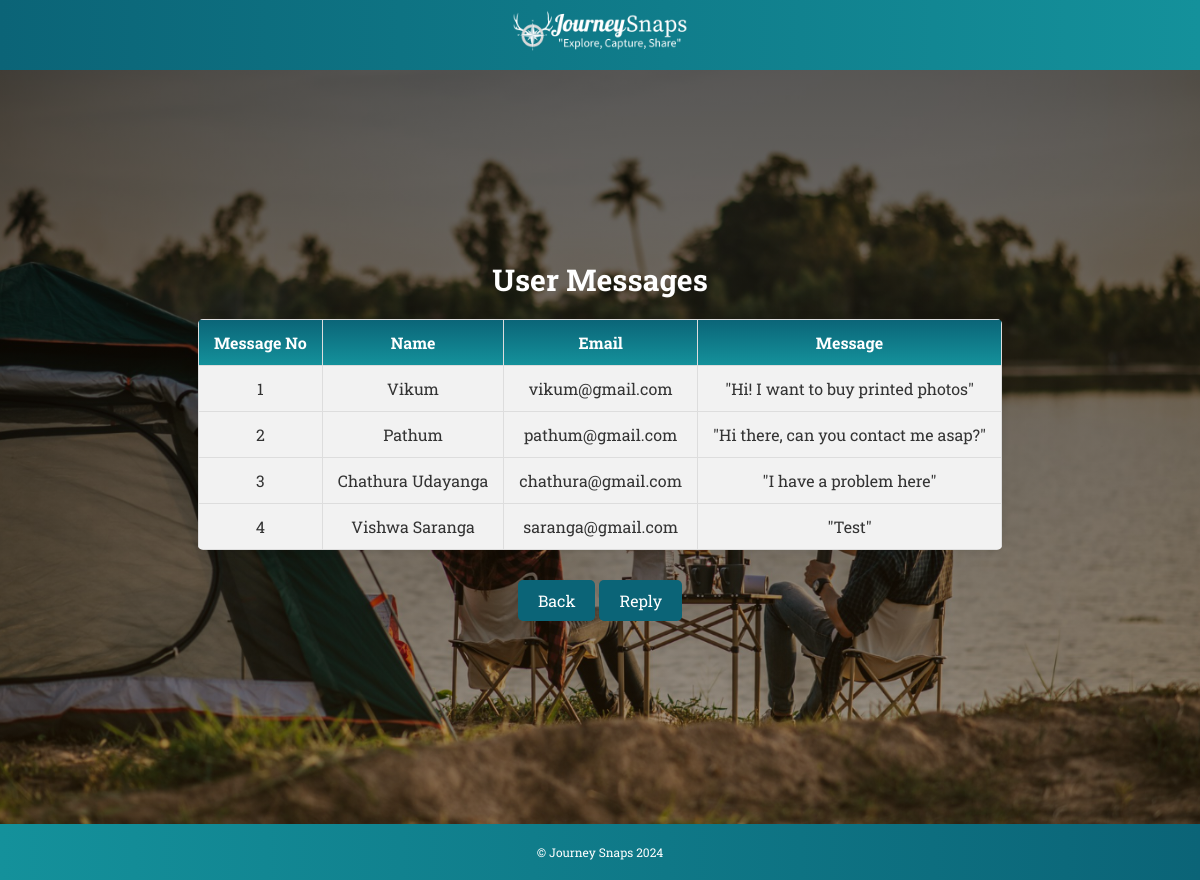
The app's page /Admin/messages.php with its own data.
### tables this page shows
CREATE TABLE `msg` (
  `msgId` int(5) NOT NULL,
  `name` varchar(30) NOT NULL,
  `email` varchar(30) NOT NULL,
  `message` varchar(200) NOT NULL
);

### Admin/messages.php (the view, shortened to what this page needs)
<!DOCTYPE html>
<html lang="en">
<head>
    <link rel="stylesheet" href="Styles/admin.css">
</head>
<body>
    <nav>
        <a href="../index.php">
            <img src="../Images/Logo White.png" alt="Logo">
        </a>
    </nav>
    <main>
        <section class="adminPage">
            <div >
                <h2>User Messages</h2>
                <table class="table">
                    <thead>
                        <tr>
                            <th class="text-center">Message No</th>
                            <th class="text-center">Name</th>
                            <th class="text-center">Email</th>
                            <th class="text-center">Message</th>
                        </tr>
                    </thead>
                    <?php
                        include_once "Model/connection.php";
                        $sql="SELECT * from msg";
                        $result=$conn-> query($sql);
                        $count=1;
                        if ($result-> num_rows > 0){
                            while ($row=$result-> fetch_assoc()) {
                    ?>
                        <tr>
                            <td><?=$count?></td>
                            <td><?=$row["name"]?></td>
                            <td><?=$row["email"]?>
                            </td>
                            <td>"<?=$row["message"]?>"</td>
                        </tr>
                    <?php
                        $count=$count+1;
                        }
                        }
                    ?>
                </table>
            </div>
            <div>
                <button onclick="location.href='adminPage.php'">Back</button>
                <div class="tooltip">
                    <a href="https://mail.google.com/" target="_blank">
                        <button>Reply</button>
                    </a>
                </div>
            </div>
        </section>
    </main>
    <footer>
        <p>&copy; Journey Snaps 2024</p>
    </footer>
</body>
</html>

### Admin/Styles/admin.css (style rules this page uses)
body { background-image: linear-gradient(rgba(0, 0, 0, 0.671), rgba(63, 34, 4, 0.377)), url('../../Images/About.jpg'); background-size: cover; background-repeat: no-repeat; background-position: center; height: auto; margin: 0; padding: 0; }
* { margin: 0; padding: 0; list-style: none; text-decoration: none; box-sizing: border-box; font-family: "Roboto Slab", system-ui; }
nav { height: 70px; background: linear-gradient(to right, #0B6477, #14919B); position: fixed; top: 0; width: 100%; z-index: 1000; display: flex; justify-content: center; align-items: center; padding: 0 20px; }
nav img { width: 200px; cursor: pointer; transition: transform 0.15s ease-in-out; }
.adminPage { margin-top: 40px; margin-bottom: 40px; display: flex; flex-direction: column; justify-content: center; align-items: center; padding: 50px; min-height: 100vh; text-align: center; color: #ddd; }
.adminPage h2 { font-size: 2.5em; margin-bottom: 15px; color: white; }
.adminPage button { padding: 10px 20px; font-size: 1em; background-color: #0B6477; color: white; border: none; cursor: pointer; border-radius: 5px; margin-top: 10px; }
footer { background: linear-gradient(to left, #0B6477, #14919B); font-size: 12px; color: #fff; text-align: center; padding: 20px; position: fixed; bottom: 0; width: 100%; }
.table { width: 100%; border-collapse: collapse; font-family: Arial, sans-serif; margin: 20px 0; box-shadow: 0 0 10px rgba(0, 0, 0, 0.1); }
.table thead { background: linear-gradient(#0B6477, #14919B); color: #fff; }
.table th, .table td { padding: 12px 15px; text-align: center; border: 1px solid #ddd; }
.table tbody tr { background-color: #f2f2f2; }
.table th { font-weight: bold; }
.table td { color: #333; }
.table th, .table td { text-align: center; }
.table { border-radius: 5px; overflow: hidden; }
.tooltip { position: relative; display: inline-block; }
.adminPage h2 { text-align: center; margin-bottom: 20px; color: #ffffff; font-size: 30px; }

### records on screen
msg: name "Vikum", email "vikum@gmail.com", message "Hi! I want to buy printed photos"
msg: name "Pathum", email "pathum@gmail.com", message "Hi there, can you contact me asap?"
msg: name "Chathura Udayanga", email "chathura@gmail.com", message "I have a problem here"
msg: name "Vishwa Saranga", email "saranga@gmail.com", message "Test"
